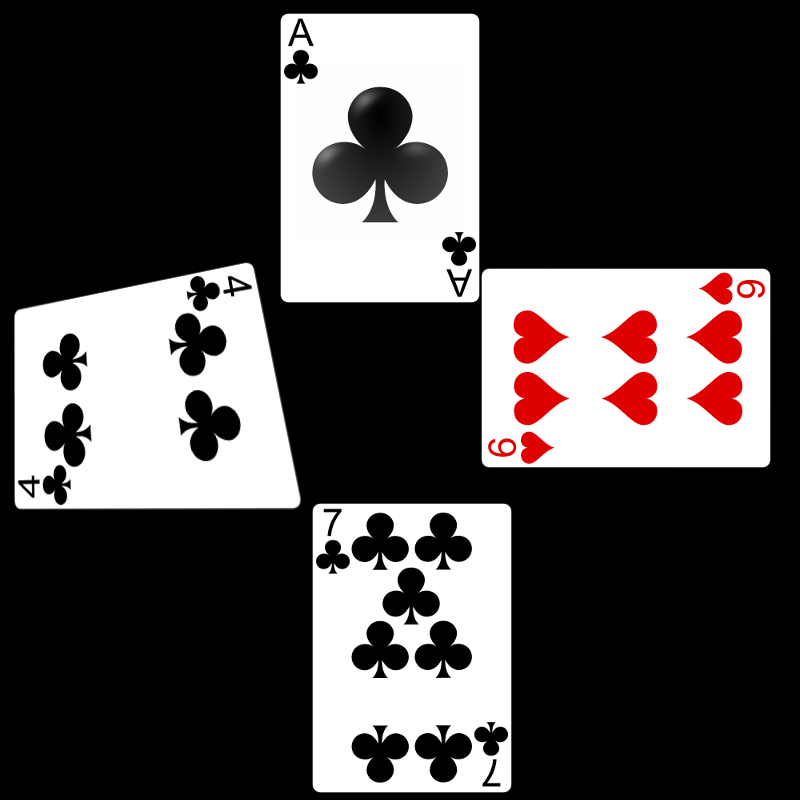
//> input picture Hearts/example.png, 800 x 800 px, given in place of the camera
$ ./main   (built with g++ and OpenCV 4)
//> lines starting //> are read from the running program, lines starting //| are printed output that depends on the picture; after the words box and inside, x2 and y2 are one past the last pixel; in counts of white or black regions, pixels touching at a corner belong together
#include "opencv2/opencv.hpp"
#include <iostream>

#include <math.h>
#include <windows.h>

using namespace cv;

cv::Point2f computeIntersect(cv::Vec4i a, cv::Vec4i b)
{
	int x1 = a[0], y1 = a[1], x2 = a[2], y2 = a[3];
	int x3 = b[0], y3 = b[1], x4 = b[2], y4 = b[3];

	if (float d = ((float)(x1 - x2) * (y3 - y4)) - ((y1 - y2) * (x3 - x4)))
	{
		cv::Point2f pt;
		pt.x = ((x1*y2 - y1*x2) * (x3 - x4) - (x1 - x2) * (x3*y4 - y3*x4)) / d;
		pt.y = ((x1*y2 - y1*x2) * (y3 - y4) - (y1 - y2) * (x3*y4 - y3*x4)) / d;
		return pt;
	}
	else
		return cv::Point2f(-1, -1);
}

void sortCorners(std::vector<cv::Point2f>& corners, cv::Point2f center)
{
	std::vector<cv::Point2f> top, bot;

	for (int i = 0; i < corners.size(); i++)
	{
		if (corners[i].y < center.y)
			top.push_back(corners[i]);
		else
			bot.push_back(corners[i]);
	}

	cv::Point2f tl = top[0].x > top[1].x ? top[1] : top[0];
	cv::Point2f tr = top[0].x > top[1].x ? top[0] : top[1];
	cv::Point2f bl = bot[0].x > bot[1].x ? bot[1] : bot[0];
	cv::Point2f br = bot[0].x > bot[1].x ? bot[0] : bot[1];

	corners.clear();
	corners.push_back(tl);
	corners.push_back(tr);
	corners.push_back(br);
	corners.push_back(bl);
}

int main()
{
	Mat dst, color_dst;
	VideoCapture cap(0); // open the default camera
	if (!cap.isOpened())  // check if we succeeded
		return -1;

	namedWindow("Source", 1);
	namedWindow("Detected Lines", 1);

	for (;;){
		Mat src;
		cap >> src;
//> src is the input picture: 800 rows x 800 cols, CV_8UC3; mean B, G, R 73.5, 73.5, 77.7

		Canny(src, dst, 200, 200, 3);
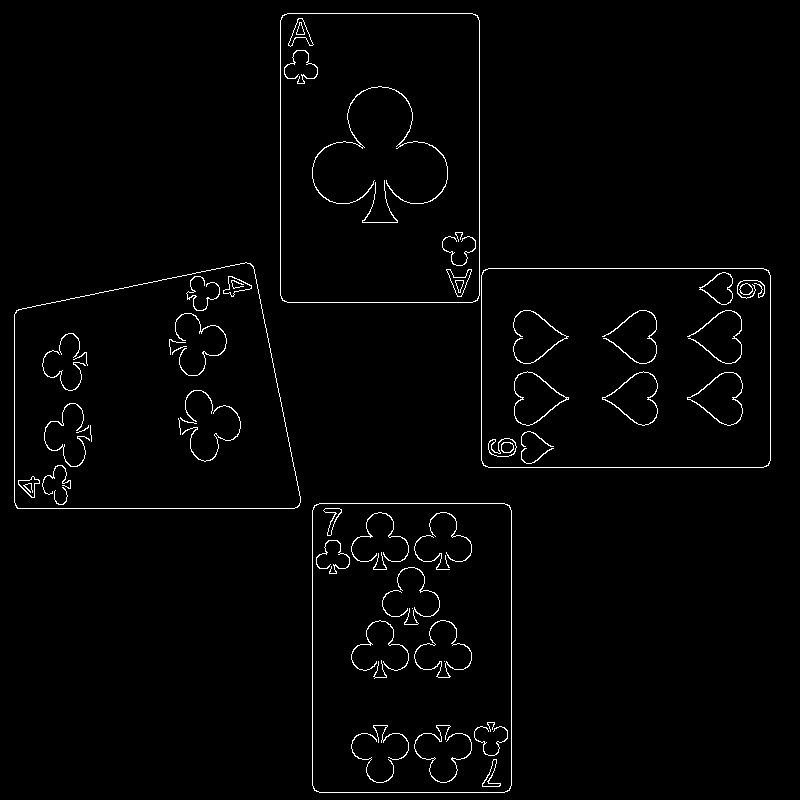
//> dst: 800 rows x 800 cols, CV_8UC1; 1.7% white in thin lines or dots
		cvtColor(dst, color_dst, CV_GRAY2BGR);
//> color_dst: 800 rows x 800 cols, CV_8UC3; 1.7% white in thin lines or dots

		std::vector<cv::Vec4i> lines;
		HoughLinesP(dst, lines, 1, CV_PI / 180, 80, 30, 10);
//> lines = 16 lines (x1, y1, x2, y2), first 8: [479, 295, 479, 20], [312, 785, 312, 510], [511, 785, 511, 510], [488, 268, 763, 268], [280, 295, 280, 20], [17, 508, 294, 508], [287, 13, 472, 13], [488, 467, 763, 467]

		std::vector<cv::Point2f> corners;
		for (int i = 0; i < lines.size(); i++)
		{
			for (int j = i + 1; j < lines.size(); j++)
			{
				cv::Point2f pt = computeIntersect(lines[i], lines[j]);
				if (pt.x >= 0 && pt.y >= 0){
					corners.push_back(pt);
					std::cout << "x: " << pt.x << " y: " << pt.y << std::endl;
				}
			}
		}
//> this loop made 16 passes
//> after the loop, corners = 73 Points (x, y), first 12: [479, 268], [479, 508], [479, 13], [479, 467], [479, 792], [479, 302], [479, 503], [479, 213.4], [479, 1358], [312, 268], [312, 508], [312, 13]

		std::vector<cv::Point2f> approx;
		cv::approxPolyDP(cv::Mat(corners), approx,
			cv::arcLength(cv::Mat(corners), true) * 0.02, true);
//> approx = 6 Points (x, y): [14, 13], [1439.1, 13], [14, 302], [481, 1367.7], [770, 152.6], [770, 2759.4]

		if (approx.size() != 4){
			std::cout << "The object is not quadrilateral!" << std::endl;
		}
		else if (corners.size() >= 4){
			std::cout << "The object is quadrilateral!" << std::endl;

			// Get mass center
			cv::Point2f center(0, 0);
			for (int i = 0; i < corners.size(); i++)
				center += corners[i];

			center *= (1. / corners.size());
			sortCorners(corners, center);

			// Define the destination image
			cv::Mat quad = cv::Mat::zeros(300, 220, CV_8UC3);

			// Corners of the destination image
			std::vector<cv::Point2f> quad_pts;
			quad_pts.push_back(cv::Point2f(0, 0));
			quad_pts.push_back(cv::Point2f(quad.cols, 0));
			quad_pts.push_back(cv::Point2f(quad.cols, quad.rows));
			quad_pts.push_back(cv::Point2f(0, quad.rows));

			// Get transformation matrix
			cv::Mat transmtx = cv::getPerspectiveTransform(corners, quad_pts);

			// Apply perspective transformation
			cv::warpPerspective(src, quad, transmtx, quad.size());
			cv::imshow("quadrilateral", quad);
		}

		//drawlines
		for (size_t i = 0; i < lines.size(); i++){
			line(src, Point(lines[i][0], lines[i][1]), Point(lines[i][2], lines[i][3]), Scalar(0, 0, 255), 1, 8);
		}
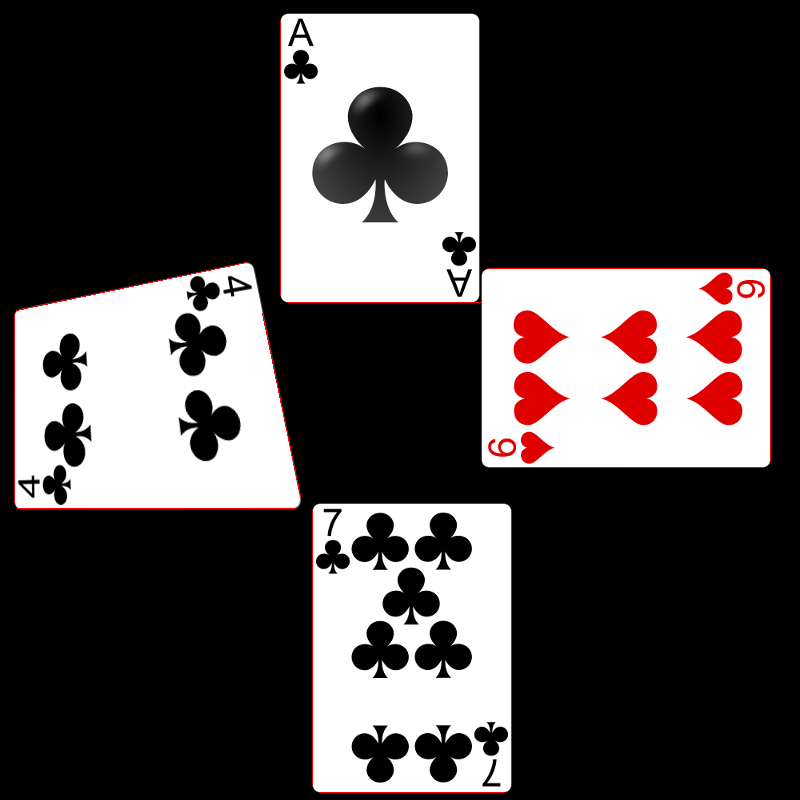
//> src: 800 rows x 800 cols, CV_8UC3; 0.57% of pixels changed, all inside (x1, y1, x2, y2) = (14, 13, 771, 793)

		imshow("Source", src);
		imshow("Detected Lines", color_dst);

		if (waitKey(30) >= 0)
//> the Esc key is pressed
			break;

		Sleep(1000);

	}
	return 0;
}
